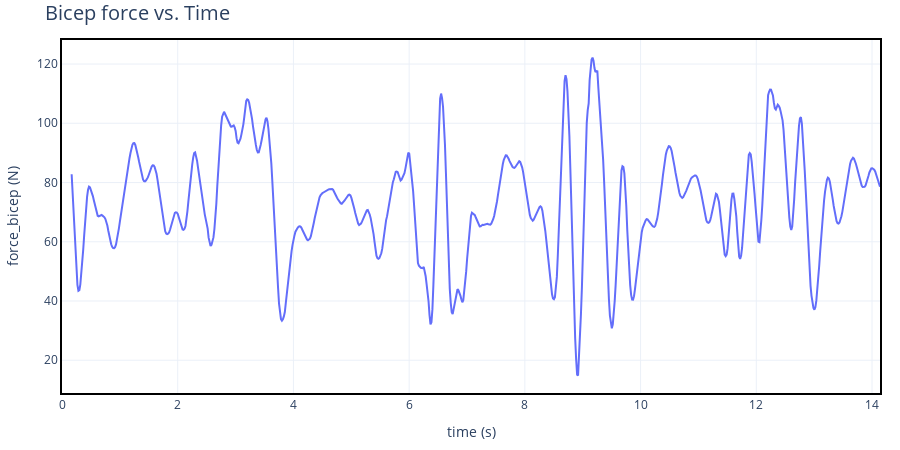

Notebook code for this chart:
### Code cell
show_with_estetica(df['time'], df['force_bicep'], x_name = 'time (s)', y_name = 'force_bicep (N)', title = 'Bicep force vs. Time')

### Figure 1 — Plotly figure (JSON) as saved in the notebook; plotly's stock layout.template omitted (floating-point values rounded to 4 significant figures; data arrays with more than 128 entries replaced by an {"elided": "..."} marker saying what was removed)
{"data": [{"mode": "lines", "type": "scatter", "x": {"elided": "849 float values"}, "y": {"elided": "849 float values"}}], "layout": {"autosize": false, "height": 450, "legend": {"bgcolor": "rgba(255,255,255,0)", "font": {"size": 18}, "orientation": "v", "x": 1, "xanchor": "right", "y": 0.95, "yanchor": "top"}, "margin": {"b": 20, "l": 20, "r": 20, "t": 40}, "plot_bgcolor": "white", "title": {"font": {"size": 20}, "text": "Bicep force vs. Time"}, "width": 900, "xaxis": {"linecolor": "black", "linewidth": 2, "mirror": true, "showgrid": true, "showline": true, "title": {"text": "time (s)"}}, "yaxis": {"linecolor": "black", "linewidth": 2, "mirror": true, "showgrid": true, "showline": true, "title": {"text": "force_bicep (N)"}}}}
